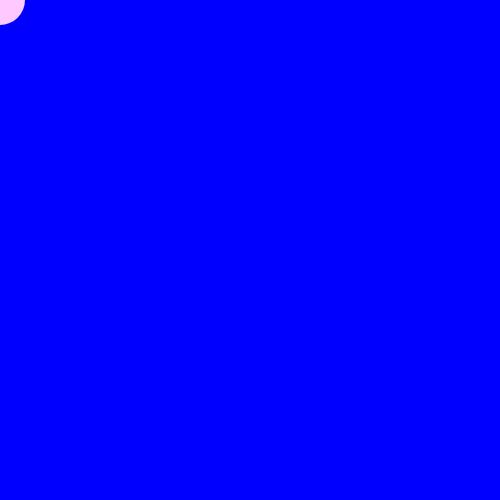
Frame 1 (no input)
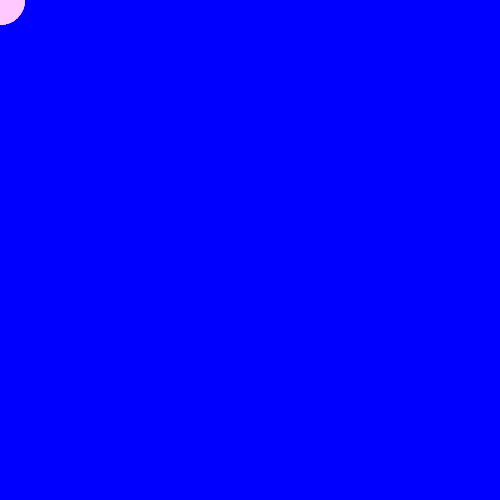
Frame 60 (no input)
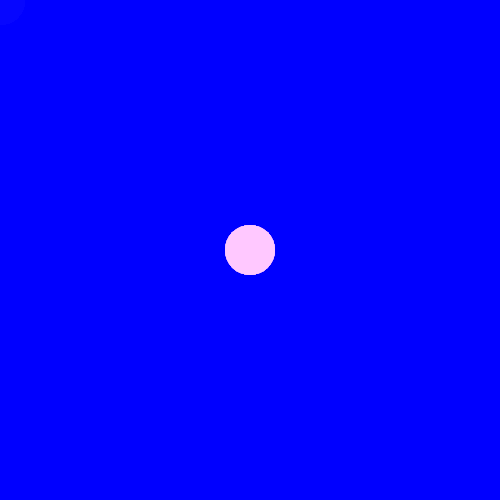
Frame 120 (the mouse pressed at the canvas centre since frame 60)

The p5.js sketch that drew these frames (run headless with seeded random() and noise() and a simulated clock; from frame 60 on, the mouse is pressed at the canvas centre):

// p5.js sketch
// ── sketch.js
//Fading mouse
//Eevi Rutanen
//5.10.2020
function setup(){
    //set canvas size 500*500px
    createCanvas(500,500);
    noStroke();
    background(0,0,255); //draw black background
    fill(255,200,255)
}
function draw(){
    background(0,0,255,20); //Draw background with low opacity in every frame.
    //Drawing a semi-transparent background over the mouse trail in every frame will accumulate to opaque. The older mouse trail will be eventually covered, but the newer mouse trail will remain visible through the background. This will appear as a fading trail.
    //Draw 50x50px ellipse at cursor position
    ellipse(mouseX,mouseY,50,50);
}
